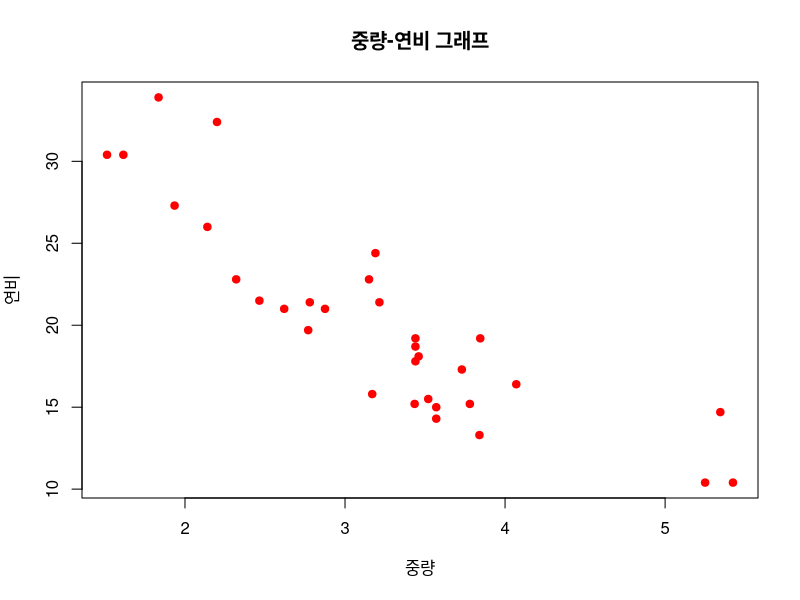
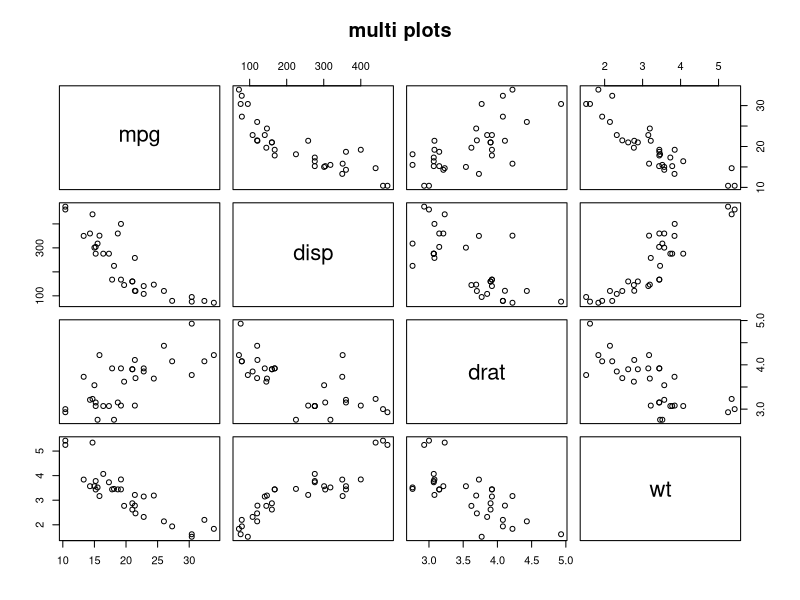
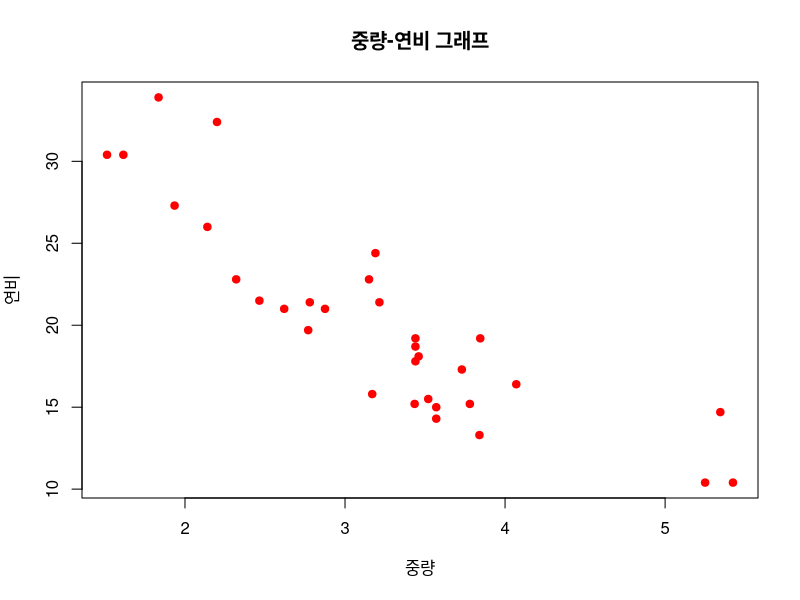
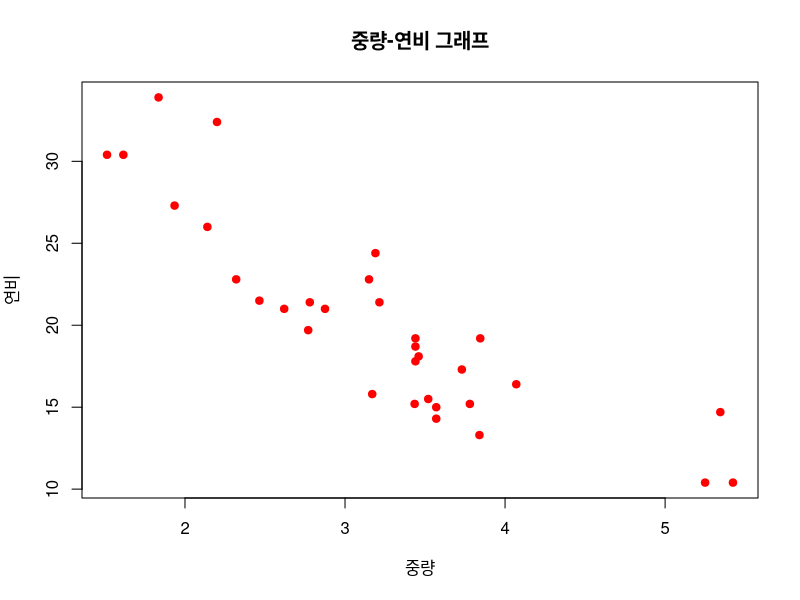
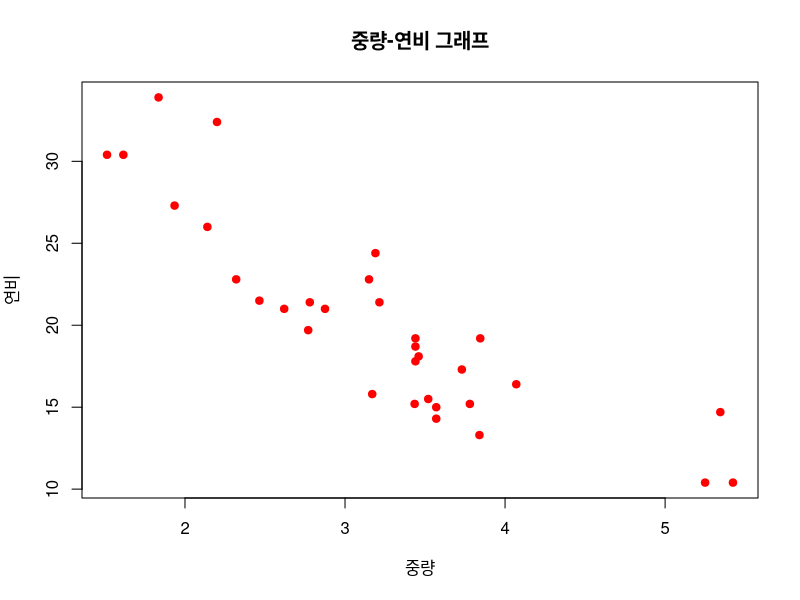
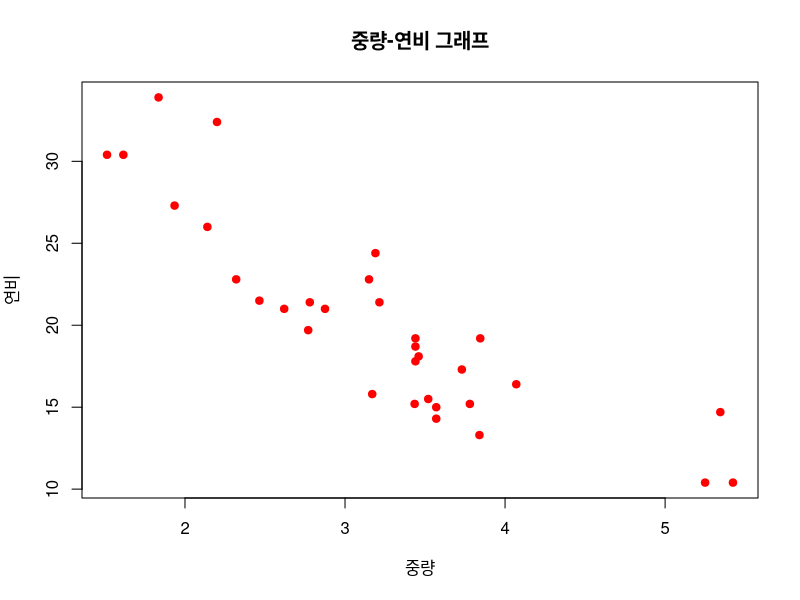
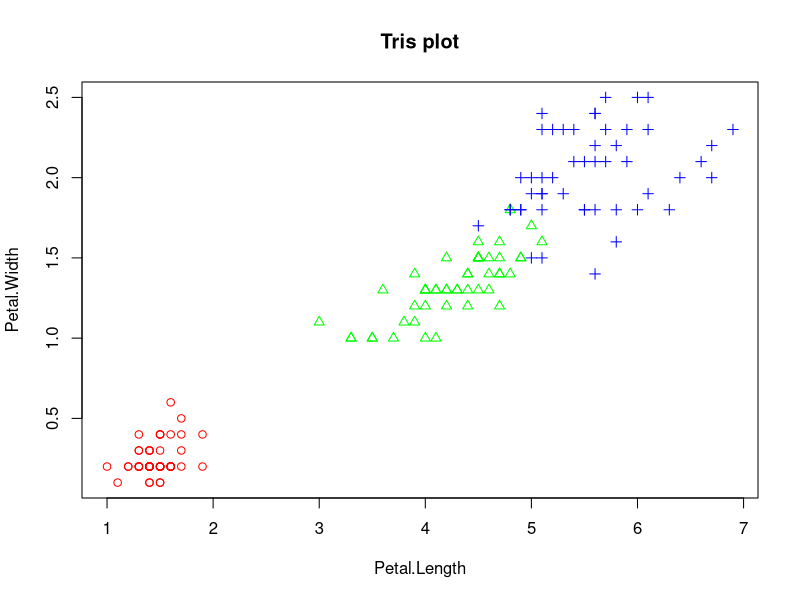
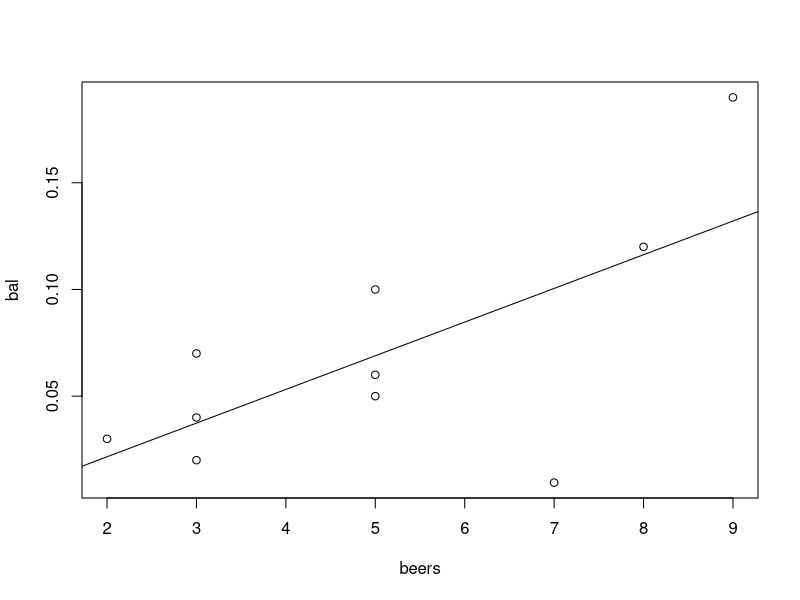

Generate these figures, in order, with R: (Note: this script raises an error after producing the figures.)
# 2019.12.03(화)  시각화 141~169

#### 다중변수 자료 탐색
# 두 변수 사이의 산점도
# 산점도(scatter plot)
#     ㄴ  2변수로 구성된 자료의 분포를
#         알아보는 그래프 관측값들의 분포를 통해
#         2변수 사이의 관계를 파악 


wt <- mtcars$wt ;wt
mpg <- mtcars$mpg ;mpg
plot( wt, mpg, main = "중량-연비 그래프",
      xlab="중량", ylab="연비",
      col= "red", pch=19 )       # pch -> 점 모양 / 0~25까지 쓸 수 있음.

# 현재 그래프는(두 변수 관계는) 음의 상관관계 갖는다.

#graphics -> 그래프 그릴 때 쓰는 함수들, 이미 다운받아져 있음.
# 가끔 업데이트를 눌러서 최신화 시키는게 좋다.



#### 여러 변수들 간의 산점도
mtcars
vars <- c( "mpg", "disp", "drat", "wt" )     # 변수 4개
target <- mtcars[ , vars ]  
target                                             # 2차원 뽑아냄.
head( target )
pairs( target, main= "multi plots" )

# 그래프는 서로 대칭관계라서 이름을 기준으로   x,y 바뀜.
# 사선이 될수록 관계가 높다.
# 가운데로 뭉칠 경우 관계가 없는 경향이 높다.


### 같은 표현 4가지.

wt <- mtcars$wt
mpg <- mtcars$mpg
plot( wt, mpg,
      main = "중량-연비 그래프",
      xlab="중량", ylab="연비",
      col= "red", pch=19 ) 


plot( mtcars$wt, mtcars$mpg,
      main = "중량-연비 그래프",
      xlab="중량", ylab="연비",
      col= "red", pch=19 ) 


plot( mtcars[ , c( "wt", "mpg" ) ], 
      main = "중량-연비 그래프",
      xlab="중량", ylab="연비",
      col= "red", pch=19 ) 


plot( mpg~wt, data= mtcars, 
      main = "중량-연비 그래프",
      xlab="중량", ylab="연비",
      col= "red", pch=19 ) 



#### 그룹 정보가 있는 두 변수의 산점도

# 아이리스 품종이 3개뿐 / 범주형, 
# 꽃잎의 길이와 꽃잎의 폭


iris.2 <- iris[ , 3:4 ]                 # 꽃잎의 길이, 꽃잎의 폭 / 두개의 관계 , 품종은 문자열
point <- as.numeric( iris$Species )     # 품종을 문자열에서 숫자로 바꿈.
point                                   # 품종의 문자열이 숫자로 바뀐 것을 확인.
color <- c( "red", "green", "blue" )
plot( iris.2, main = "Tris plot",
      pch=c( point),                    # pch 점 모양: 각 해당 품종의 숫자에 따라 마킹 모양이 달라짐.
      col= color[ point ] )

# 빨간색점, : 길이 작고 폭 작다.
# 파란색점, : 길이가 길고 폭도 넓다.
# 범주형 데이터의 그룹핑.



# 상관분석
beers <- c(5,2,9,8,3,7,3,5,3,5) # 맥주 잔 수 
bal <- c(0.1,0.03,0.19,0.12,0.04,0.0095,0.07,0.06,0.02,0.05)   # 혈중 알코올 농도 


tb1 <- data.frame(beers, bal);tb1
plot(bal~beers, data=tb1)        # 산점도 -> 상관관계 강하고 약한 정도 = 상관계수 (0.5이상이거나 -0.5이하, 상관관계 강하다)


res <- lm(bal~beers, data=tb1) # 회귀식 도출- 종속변수 = 독립변수*weight+bias (weight, bias 구하는 것 목표) -> 머신러닝의 지도학습
res
abline(res)      # 회귀선 

# 상관분석 - 산점도 -> 회귀식, 회귀선-> 상관분석 
cor(tb1[, 1:2])   # 이변량 상관계수 -> 0.5이상 양의 상관 관계 존재 
cor(iris[,1:4])  # 다변량 상관계수



# 상관분석 순서
#
#1. 상관분석 대상 변수선정
#2. 산점도 작성(관측값 분포 확인) : plot()
#3. 회귀식 도출 : lm()
#    (회귀식 : 두 변수의 선형관계를 가장 잘 나타낼 수 있는 선의 식)
#    (y= xw+b)
#4. 회귀선을 산점도에 표시 : abline()
#   (회귀선 : 관측값들의 추세를 가장 잘 나타낼 수 있는 선)
#5. 상관계수 : cor()
#6. 상관분석 결과 해석


# 시계열 Data - 선 그래프

late <- c(5,8,7,9,4,6,12,13,8,6,6,4)
plot(month, late,main = '지각생 통계', type="l", lty=1, lwd=1,     #lty- 선 모양, lwd - 선 두께 
     xlab = 'Month', ylab="late cnt")
plot(month, late, main = '지각생 통계', type="b", lty=1, lwd=1,
     xlab = 'Month', ylab="late cnt")
plot(month, late,  main = '지각생 통계', type="o", lty=1, lwd=1,
     xlab = 'Month', ylab="late cnt")
plot(month, late, main = '지각생 통계', type="s", lty=1, lwd=1,
     xlab = 'Month', ylab="late cnt")


# 복수의 선 그래프 
late1 <- c(5,8,7,9,4,6,12,13,8,6,6,4)
late2 <- c(4,6,5,8,7,8,10,11,6,5,7,3)
plot(month, late1, main = '지각생 통계', type="l", lty=2, lwd=2,col="red",
     xlab = 'Month', ylab="late cnt",ylim=c(1,15))
lines(month, late2, type="b", col="blue")


# 자료 탐색 실습 - 탐색적 데이터 분석
#
# 0단계 : 문제정의
# 1단계 : 분석 대상 데이터셋 준비
#         BostonHousing 데이터셋(mlbench pac.)
#

install.packages("mlbench")
library(mlbench)
data(BostonHousing) 
# crim : 1인당 범죄율
# rm : 주택 1가구당 방수
# dis : 보스턴 5개 지역센터까지의 거리
# tax : 재산세율
# medv : 주택가격 
myds <- BostonHousing [ , c("crim",
                          "rm",
                          "dis",
                          "tax",
                          "medv"
                          )] 
 
class(BostonHousing)
dim(BostonHousing)
str(BostonHousing)
head(BostonHousing)
tail(BostonHousing)

# 2단계 : 파생변수 추가 : grp 변수 추가 (주택가격 상중하)
grp <- c()
for (i in 1:nrow(myds)){
  if(myds$medv[i]>=25.0){
    grp[i]<-'H'
  } else if (myds$medv[i]<=17.0){
    grp[i]<-'L'
  } else {
    grp[i]<-'M'
  }
}
grp <- factor(grp)
grp <- factor(grp, levels=c("H","M","L"))
myds <- data.frame(myds, grp)
head(myds)


# 3단계 : 데이터셋의 형태와 기본적인 내용 파악
str(myds)
head(myds)
table(myds$grp)      # 도수분포표 


# 4단계 : 히스토그램에 의한 관측값의 분포 확인 
par(mfrow=c(2,3))                      # 그려야 할 변수 5개 1:5
for (i in 1:5){ 
  hist(myds[, i],
       main = colnames(myds)[i],
col= 'yellow')
}

par(mfrow=c(1,1))



# 5단계 : 상자그림에 의한 관측값의 분포 확인 - 데이터 분포, 이상치 

par(mfrow=c(2,3))                      # 그려야 할 변수 5개 1:5
for (i in 1:5){ 
  boxplot(myds[, i],
       main = colnames(myds)[i])
}

par(mfrow=c(1,1))



# 6단계 : 그룹별 관측값 분포 확인
boxplot(myds$crim~myds$grp, main='1인당 범죄율')   #~ 뒤에 그룹 성격 데이터, 집값이 싼 지역일수록 범죄율 높다
boxplot(myds$rm~myds$grp, main='방의개수')


#7단계 : 다중 산점도를 통한 변수 간 상관 관계 확인 
pairs(myds[,-6])                                  # rm~ medv 비교적 상관관계 높음


# 8단계 : 그룹 정보를 포함한 변수 간
#         상관 관계 확인
point <- as.integer( myds$grp )
color <- c( "red", "green", "blue" )
pairs( myds[ , -6 ], pch = point, 
       col = color[ point ] )


#9단계 : 변수 간 상관계수 확인
cor(myds[,-6])






















































